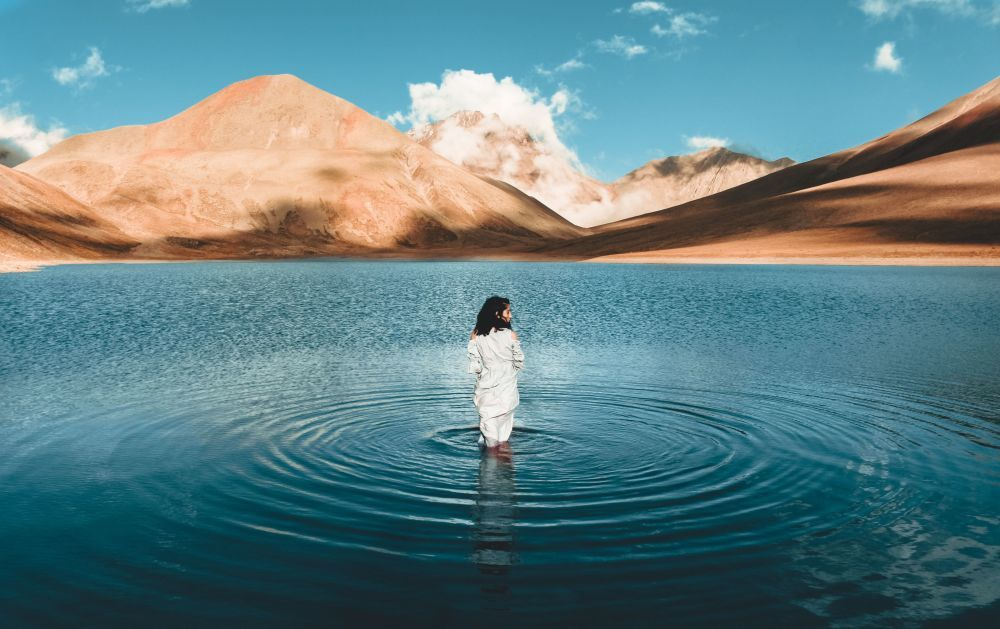
#> input picture file python/pythonProject/gggh.jpg, 1000 x 629 px
$ python 'btvn 7.py'
#> lines starting #> are read from the running program, lines starting #| are printed output that depends on the picture
import numpy as np
import cv2
import matplotlib.pyplot as plt

img = cv2.imread('gggh.jpg', 0)
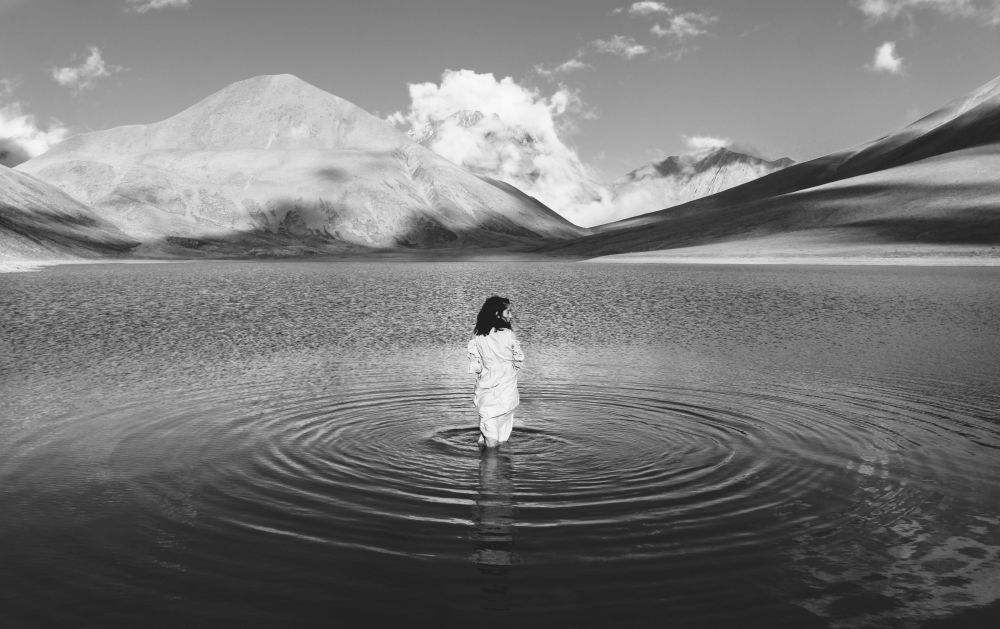
#> img: shape (629, 1000); min 11, max 253, mean 118.7

def gaussian_kernel(size, sigma=1.4):
    size = int(size) // 2
    x, y = np.mgrid[-size:size+1, -size:size+1]
    normal = 1 / (2.0 * np.pi * sigma**2)
    g = np.exp(-((x**2 + y**2) / (2.0 * sigma**2))) * normal
    return g

def convolve2D(image, kernel):
    kernel = np.rot90(kernel)
    kernel_size = kernel.shape[0]
    kernel_radius = kernel_size // 2
    result = np.zeros_like(image)


    for i in range(kernel_radius, image.shape[0] - kernel_radius):
        for j in range(kernel_radius, image.shape[1] - kernel_radius):
          vung_lan_can = image[i - kernel_radius : i + kernel_radius + 1, j - kernel_radius : j + kernel_radius + 1]

          result[i, j] = np.sum(vung_lan_can * kernel)
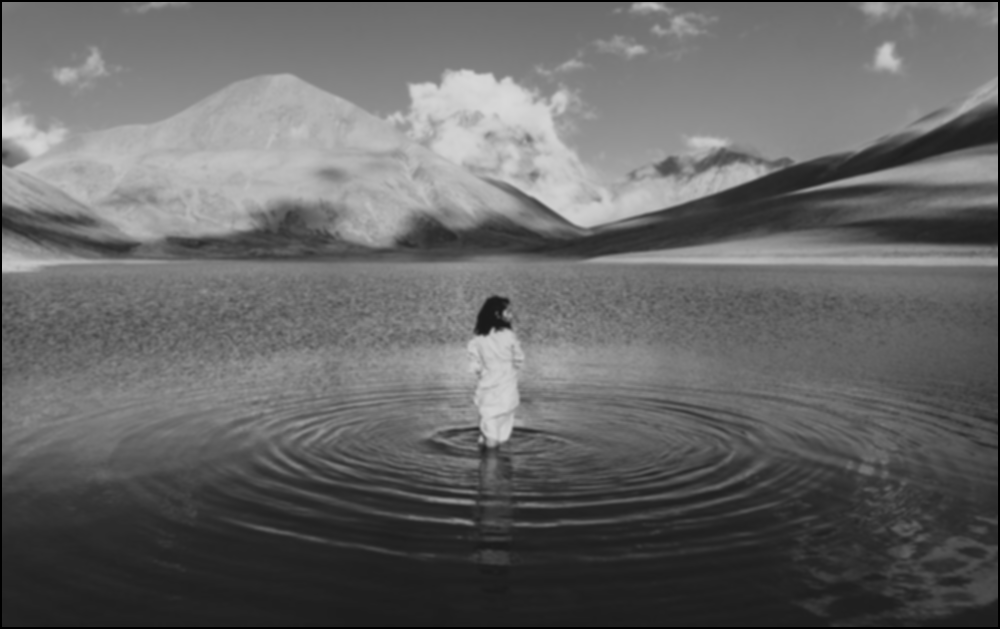
#> result: shape (629, 1000); min 0, max 217, mean 101.8

    return result

g = gaussian_kernel(5, 1.4)

filtered_image = convolve2D(img, g)

plt.imshow(filtered_image, cmap='gray')
plt.axis('off')
plt.show()

$ run again, with file python/pythonProject/xyz.jpg copied over file python/pythonProject/gggh.jpg
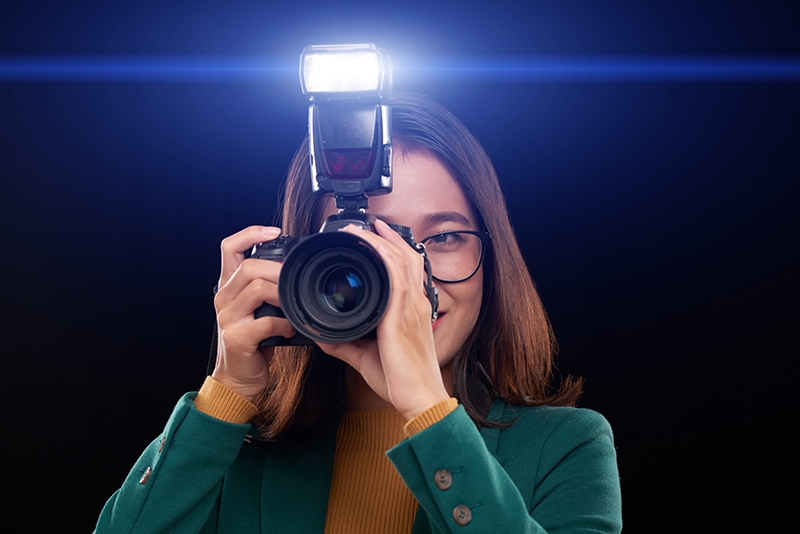
#> input picture file python/pythonProject/xyz.jpg, 800 x 534 px
#> `img = cv2.imread('gggh.jpg', 0)`:
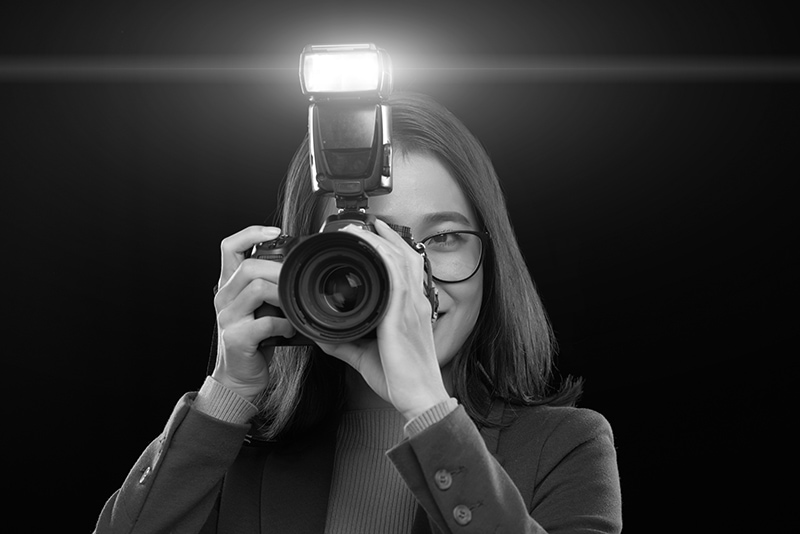
#> img: shape (534, 800); min 0, max 255, mean 47.1
#> after the loop in convolve2D, `for i in range(kernel_radius, image.shape[0] - kernel_radius):`:
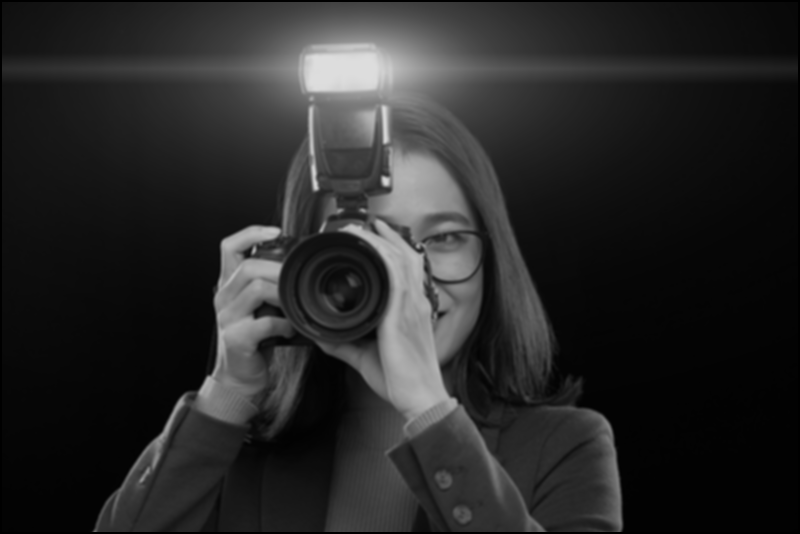
#> result: shape (534, 800); min 0, max 221, mean 40.1
